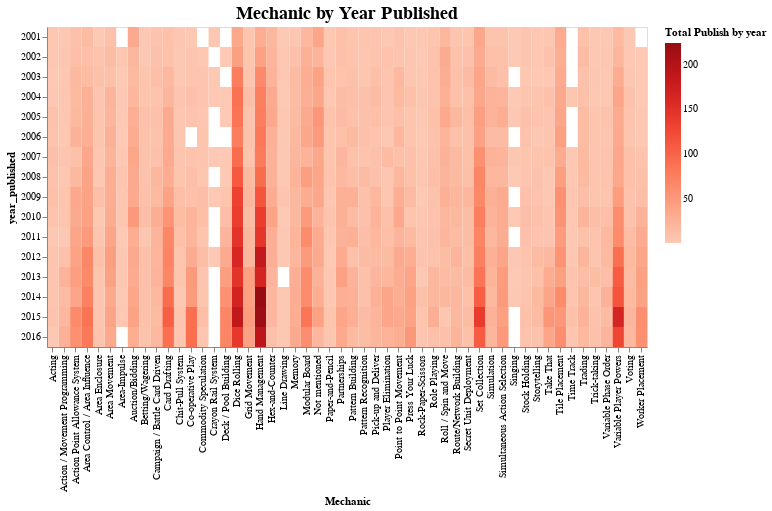

Here is the notebook cell this chart was saved with:
### Code cell
heatmap = alt.Chart(df_2001_2016, title="Mechanic by Year Published").mark_rect().encode(
                                     alt.X('Mechanic:O'), 
                                     alt.Y('year_published:O'),
                                     alt.Color('count()', scale=alt.Scale(scheme='reds'),
                                               legend=alt.Legend(
                                               title='Total Publish by year'))).properties(width=600) 

heatmap.configure_title(fontSize=18)

### Figure 1 — Vega-Lite specification as saved in the notebook (floating-point values rounded to 4 significant figures; data arrays with more than 128 entries replaced by an {"elided": "..."} marker saying what was removed)
{"config": {"view": {"continuousWidth": 400, "continuousHeight": 300}, "title": {"fontSize": 18}}, "data": {"name": "data-c121be66ddb0ad741fd8297242d50a61"}, "mark": "rect", "encoding": {"color": {"aggregate": "count", "legend": {"title": "Total Publish by year"}, "scale": {"scheme": "reds"}, "type": "quantitative"}, "x": {"field": "Mechanic", "type": "ordinal"}, "y": {"field": "year_published", "type": "ordinal"}}, "title": "Mechanic by Year Published", "width": 600, "$schema": "https://vega.github.io/schema/vega-lite/v4.17.0.json", "datasets": {"data-c121be66ddb0ad741fd8297242d50a61": {"elided": "18903 records"}}}
